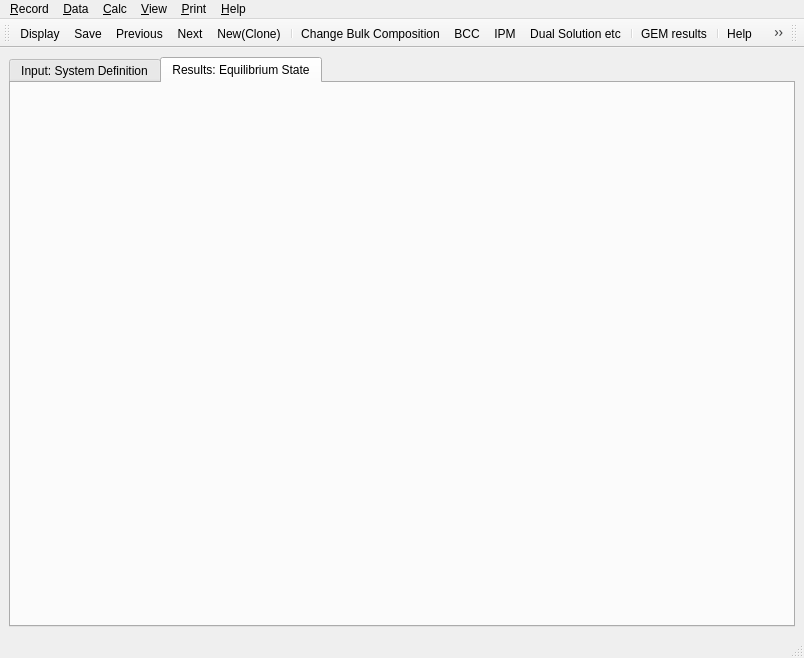
<?xml version="1.0" encoding="UTF-8"?>
<ui version="4.0">
 <class>NewSystemDialogData</class>
 <widget class="QMainWindow" name="NewSystemDialogData">
  <property name="geometry">
   <rect>
    <x>0</x>
    <y>0</y>
    <width>804</width>
    <height>658</height>
   </rect>
  </property>
  <property name="windowTitle">
   <string>MainWindow</string>
  </property>
  <widget class="QWidget" name="centralwidget">
   <layout class="QVBoxLayout">
    <item>
     <widget class="QTabWidget" name="TabWid">
      <property name="toolTip">
       <string>To edit, right-click on input values; press Enter to change data</string>
      </property>
      <property name="currentIndex">
       <number>1</number>
      </property>
      <widget class="QWidget" name="tab">
       <attribute name="title">
        <string>Input: System Definition</string>
       </attribute>
       <layout class="QVBoxLayout"/>
      </widget>
      <widget class="QWidget" name="tab_2">
       <attribute name="title">
        <string>Results: Equilibrium State</string>
       </attribute>
       <layout class="QVBoxLayout"/>
      </widget>
     </widget>
    </item>
   </layout>
  </widget>
  <widget class="QStatusBar" name="statusbar"/>
  <widget class="QMenuBar" name="menubar">
   <property name="geometry">
    <rect>
     <x>0</x>
     <y>0</y>
     <width>804</width>
     <height>20</height>
    </rect>
   </property>
   <widget class="QMenu" name="menuRecord">
    <property name="title">
     <string>&amp;Record</string>
    </property>
    <addaction name="actionCreate"/>
    <addaction name="actionNew"/>
    <addaction name="separator"/>
    <addaction name="actionDisplay"/>
    <addaction name="actionRemake"/>
    <addaction name="separator"/>
    <addaction name="actionSave"/>
    <addaction name="actionSave_As"/>
    <addaction name="actionDelete"/>
    <addaction name="separator"/>
    <addaction name="actionClose"/>
   </widget>
   <widget class="QMenu" name="menu_Data">
    <property name="title">
     <string>&amp;Data</string>
    </property>
    <addaction name="actionOpenMTPARAM"/>
    <addaction name="actionOpen_SYSTEM_ICOMP"/>
    <addaction name="separator"/>
    <addaction name="actionOutMulti"/>
    <addaction name="actionReadMulti"/>
   </widget>
   <widget class="QMenu" name="menu_Calc">
    <property name="title">
     <string>&amp;Calc</string>
    </property>
    <addaction name="action_BCC"/>
    <addaction name="action_IPM"/>
    <addaction name="separator"/>
    <addaction name="separator"/>
    <addaction name="actionSimplex"/>
    <addaction name="actionPrecise"/>
    <addaction name="actionStepwise"/>
   </widget>
   <widget class="QMenu" name="menu_View">
    <property name="title">
     <string>&amp;View</string>
    </property>
    <addaction name="actionEQUSTAT_ICOMP"/>
    <addaction name="actionOpenMULTI"/>
   </widget>
   <widget class="QMenu" name="menu_Print">
    <property name="title">
     <string>&amp;Print</string>
    </property>
    <addaction name="actionPrintMtparm"/>
    <addaction name="actionPrintSystem"/>
    <addaction name="actionPrintEqstat"/>
    <addaction name="separator"/>
    <addaction name="actionPrInput"/>
    <addaction name="actionPrResults"/>
   </widget>
   <widget class="QMenu" name="menu_Help">
    <property name="title">
     <string>&amp;Help</string>
    </property>
    <addaction name="actionHelp"/>
    <addaction name="actionHowto"/>
    <addaction name="actionScript"/>
    <addaction name="separator"/>
    <addaction name="actionMoreBCC"/>
    <addaction name="actionMoreIPM"/>
    <addaction name="separator"/>
    <addaction name="actionAbout"/>
   </widget>
   <addaction name="menuRecord"/>
   <addaction name="menu_Data"/>
   <addaction name="menu_Calc"/>
   <addaction name="menu_View"/>
   <addaction name="menu_Print"/>
   <addaction name="menu_Help"/>
  </widget>
  <widget class="QToolBar" name="toolBar_3">
   <property name="windowTitle">
    <string>toolBar_3</string>
   </property>
   <attribute name="toolBarArea">
    <enum>TopToolBarArea</enum>
   </attribute>
   <attribute name="toolBarBreak">
    <bool>false</bool>
   </attribute>
   <addaction name="actionDisplay"/>
   <addaction name="actionSave"/>
   <addaction name="actionPrevious"/>
   <addaction name="actionNext"/>
   <addaction name="actionNew"/>
   <addaction name="separator"/>
   <addaction name="actionINSERT_SYSTEM"/>
   <addaction name="action_BCC"/>
   <addaction name="action_IPM"/>
   <addaction name="actionEQUSTAT_ICOMP"/>
   <addaction name="separator"/>
   <addaction name="actionPrintEqstat"/>
   <addaction name="separator"/>
   <addaction name="actionHelp"/>
   <addaction name="separator"/>
   <addaction name="separator"/>
  </widget>
  <widget class="QToolBar" name="toolBar_5">
   <property name="windowTitle">
    <string>toolBar</string>
   </property>
   <attribute name="toolBarArea">
    <enum>TopToolBarArea</enum>
   </attribute>
   <attribute name="toolBarBreak">
    <bool>false</bool>
   </attribute>
  </widget>
  <action name="actionCreate">
   <property name="text">
    <string>&amp;Create...</string>
   </property>
   <property name="toolTip">
    <string>Create new record</string>
   </property>
  </action>
  <action name="actionNew">
   <property name="icon">
    <iconset resource="../../img.qrc">
     <normaloff>:/toolbar/img/filesaveas.png</normaloff>:/toolbar/img/filesaveas.png</iconset>
   </property>
   <property name="text">
    <string>&amp;New(Clone)...</string>
   </property>
   <property name="toolTip">
    <string>Clone record</string>
   </property>
  </action>
  <action name="actionDisplay">
   <property name="icon">
    <iconset resource="../../img.qrc">
     <normaloff>:/toolbar/img/fileopen.png</normaloff>:/toolbar/img/fileopen.png</iconset>
   </property>
   <property name="text">
    <string>D&amp;isplay</string>
   </property>
   <property name="toolTip">
    <string>Display existing systems (SysEq records) and load one of them</string>
   </property>
   <property name="shortcut">
    <string>F6</string>
   </property>
  </action>
  <action name="actionRemake">
   <property name="text">
    <string>&amp;Remake...</string>
   </property>
   <property name="toolTip">
    <string>Change current record</string>
   </property>
   <property name="statusTip">
    <string>Change current record</string>
   </property>
  </action>
  <action name="actionSave">
   <property name="icon">
    <iconset resource="../../img.qrc">
     <normaloff>:/toolbar/img/filesave.png</normaloff>:/toolbar/img/filesave.png</iconset>
   </property>
   <property name="text">
    <string>&amp;Save</string>
   </property>
   <property name="toolTip">
    <string>Save this SysEq record to project database</string>
   </property>
  </action>
  <action name="actionSave_As">
   <property name="text">
    <string>Save &amp;As...</string>
   </property>
   <property name="toolTip">
    <string>Save with new keywd</string>
   </property>
  </action>
  <action name="actionDelete">
   <property name="icon">
    <iconset>
     <normaloff/>
    </iconset>
   </property>
   <property name="text">
    <string>&amp;Delete</string>
   </property>
   <property name="toolTip">
    <string>Delete current record</string>
   </property>
  </action>
  <action name="actionClose">
   <property name="text">
    <string>C&amp;lose</string>
   </property>
   <property name="toolTip">
    <string>Close window</string>
   </property>
   <property name="shortcut">
    <string>F10</string>
   </property>
  </action>
  <action name="actionOpenMTPARAM">
   <property name="text">
    <string>&amp;Thermodynamic data at T,P...</string>
   </property>
   <property name="iconText">
    <string>T,P</string>
   </property>
   <property name="toolTip">
    <string>Thermodynamic data at T,P... (MTPARAM)</string>
   </property>
  </action>
  <action name="actionOpen_SYSTEM_ICOMP">
   <property name="text">
    <string>&amp;Bulk composition...</string>
   </property>
   <property name="toolTip">
    <string>Press to set up bulk chemical composition (BCC) of the system</string>
   </property>
  </action>
  <action name="actionOutMulti">
   <property name="text">
    <string>&amp;Write GEMIPM2K files...</string>
   </property>
  </action>
  <action name="actionReadMulti">
   <property name="text">
    <string>Read &amp;GEMIPM2K DBR file...</string>
   </property>
  </action>
  <action name="action_BCC">
   <property name="icon">
    <iconset resource="../../img.qrc">
     <normaloff>:/toolbar/img/RunBCC.png</normaloff>:/toolbar/img/RunBCC.png</iconset>
   </property>
   <property name="text">
    <string>&amp;BCC</string>
   </property>
   <property name="toolTip">
    <string>Press to check the system definition and calculate BCC</string>
   </property>
  </action>
  <action name="action_IPM">
   <property name="icon">
    <iconset resource="../../img.qrc">
     <normaloff>:/toolbar/img/RunIPM.png</normaloff>:/toolbar/img/RunIPM.png</iconset>
   </property>
   <property name="text">
    <string>&amp;IPM</string>
   </property>
   <property name="toolTip">
    <string>Press to calculate the equilibrium state using GEM IPM</string>
   </property>
  </action>
  <action name="actionSimplex">
   <property name="checkable">
    <bool>true</bool>
   </property>
   <property name="checked">
    <bool>true</bool>
   </property>
   <property name="text">
    <string>&amp;Simplex</string>
   </property>
  </action>
  <action name="actionPrecise">
   <property name="checkable">
    <bool>true</bool>
   </property>
   <property name="checked">
    <bool>true</bool>
   </property>
   <property name="text">
    <string>&amp;Precise</string>
   </property>
  </action>
  <action name="actionStepwise">
   <property name="checkable">
    <bool>true</bool>
   </property>
   <property name="text">
    <string>S&amp;tepwise</string>
   </property>
  </action>
  <action name="actionEQUSTAT_ICOMP">
   <property name="icon">
    <iconset resource="../../img.qrc">
     <normaloff>:/toolbar/img/ordertool.png</normaloff>:/toolbar/img/ordertool.png</iconset>
   </property>
   <property name="text">
    <string>&amp;Dual Solution etc...</string>
   </property>
   <property name="toolTip">
    <string>Press to explore detailed GEM IPM results</string>
   </property>
  </action>
  <action name="actionOpenMULTI">
   <property name="text">
    <string>Details for &amp;experts...</string>
   </property>
  </action>
  <action name="actionPrintMtparm">
   <property name="text">
    <string>&amp;Thermodynamic data...</string>
   </property>
  </action>
  <action name="actionPrintSystem">
   <property name="text">
    <string>&amp;System Definition...</string>
   </property>
  </action>
  <action name="actionPrintEqstat">
   <property name="icon">
    <iconset resource="../../img.qrc">
     <normaloff>:/toolbar/img/fileprint.png</normaloff>:/toolbar/img/fileprint.png</iconset>
   </property>
   <property name="text">
    <string>&amp;GEM results...</string>
   </property>
   <property name="toolTip">
    <string>Print system definition, thermodynamic data or GEM IPM results</string>
   </property>
  </action>
  <action name="actionPrInput">
   <property name="text">
    <string>&amp;Input: System Definition Tree...</string>
   </property>
  </action>
  <action name="actionPrResults">
   <property name="text">
    <string>&amp;Results: Equilibrium State Tree...</string>
   </property>
  </action>
  <action name="actionHelp">
   <property name="icon">
    <iconset resource="../../img.qrc">
     <normaloff>:/toolbar/img/help.png</normaloff>:/toolbar/img/help.png</iconset>
   </property>
   <property name="text">
    <string>&amp;Help</string>
   </property>
  </action>
  <action name="actionHowto">
   <property name="text">
    <string>H&amp;ow to</string>
   </property>
  </action>
  <action name="actionScript">
   <property name="text">
    <string>&amp;Scripts...</string>
   </property>
  </action>
  <action name="actionMoreBCC">
   <property name="text">
    <string>More about &amp;BCC</string>
   </property>
  </action>
  <action name="actionMoreIPM">
   <property name="text">
    <string>More about &amp;IPM</string>
   </property>
  </action>
  <action name="actionAbout">
   <property name="text">
    <string>&amp;About</string>
   </property>
  </action>
  <action name="actionPrevious">
   <property name="icon">
    <iconset resource="../../img.qrc">
     <normaloff>:/toolbar/img/arrow_left1.png</normaloff>:/toolbar/img/arrow_left1.png</iconset>
   </property>
   <property name="text">
    <string>Previous</string>
   </property>
   <property name="toolTip">
    <string>Display the previous SysEq record</string>
   </property>
  </action>
  <action name="actionNext">
   <property name="icon">
    <iconset resource="../../img.qrc">
     <normaloff>:/toolbar/img/arrow_right1.png</normaloff>:/toolbar/img/arrow_right1.png</iconset>
   </property>
   <property name="text">
    <string>Next</string>
   </property>
   <property name="toolTip">
    <string>Display the next SysEq record</string>
   </property>
  </action>
  <action name="actionINSERT_SYSTEM">
   <property name="icon">
    <iconset resource="../../img.qrc">
     <normaloff>:/toolbar/img/SetCompos.png</normaloff>:/toolbar/img/SetCompos.png</iconset>
   </property>
   <property name="text">
    <string>&amp;Change Bulk Composition...</string>
   </property>
   <property name="toolTip">
    <string>Press to set up bulk chemical composition (BCC) of the system</string>
   </property>
  </action>
 </widget>
 <resources>
  <include location="../../img.qrc"/>
 </resources>
 <connections/>
</ui>
